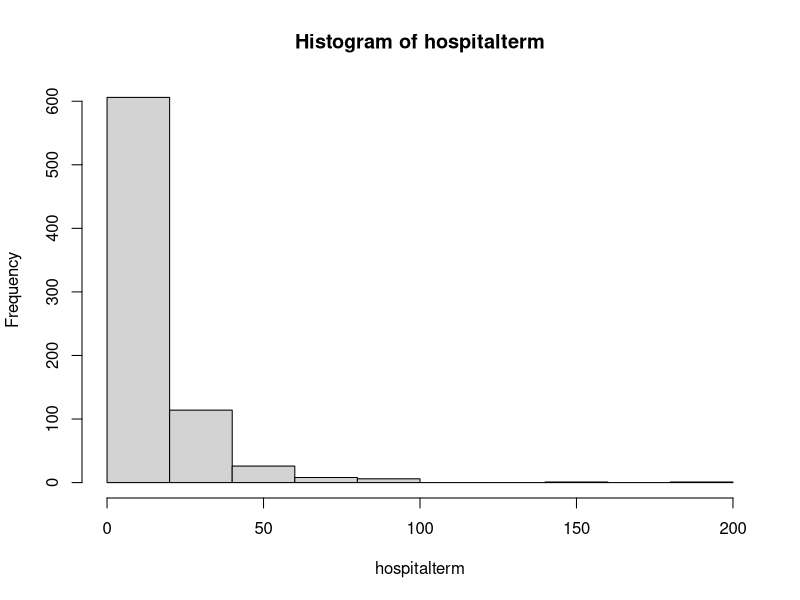
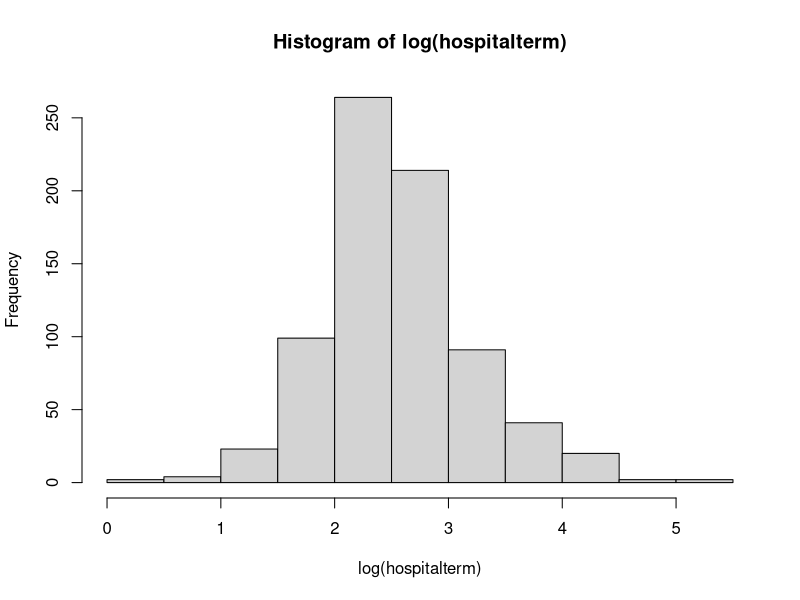
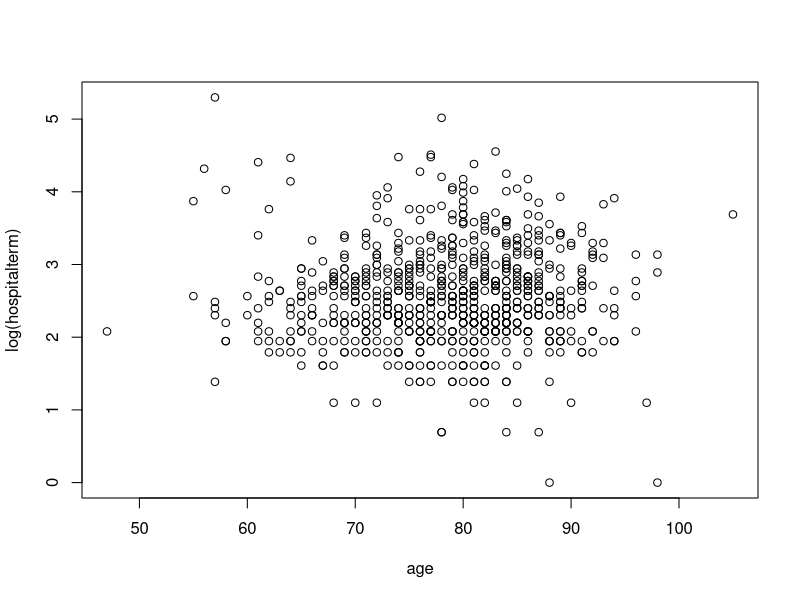

Generate these figures, in order, with R: (Note: this script raises an error after producing the figures.)
#######################
###Linear regression###
#######################
###Regression methods using R basic functions###
df <- read.csv("stats_data.csv", head = T) #just for simplicity. Don't do this actually. 
df <- na.omit(df)
attach(df)
install.packages("multcomp")
install.packages("lmtest")
install.packages("sandwich")
library(multcomp)
library(lmtest)
library(sandwich)
hist(hospitalterm)
hist(log(hospitalterm))
#####Simple linear regression######
plot(log(hospitalterm) ~ age)
lines(age, fit$fitted.values)
##Estimation
fit <- lm(log(hospitalterm) ~ age)
summary(fit)
summary(fit)$r.squared
##Prediction of the mean vs Prediction of a new observation
##The prediction interval depends on the normally assumption.
predict(fit, newdata = data.frame(age = 50), interval = "confidence")
predict(fit, newdata = data.frame(age = 50), interval = "prediction")
##Model checking
plot(fit$fitted, fit$residuals)
abline(0,0)
qqnorm(fit$residuals)
qqline(fit$residuals)
dfb <- dfbeta(fit)
index = order(abs(dfb[,2]), decreasing=T)
cbind(dfb[index[1:15],], hospitalterm[index[1:15]], age[index[1:15]])
fit_r <- coeftest(fit, vcov = sandwich)
fit_r
#####Multiple linear regression#####
##Estimation
par(mfrow = c(1,1))
plot(age[gender == 1], log(hospitalterm)[gender == 1],xlim=c(40,100), ylim =c(0,10),  
     pch = 1, col = 75, xlab = "Age", ylab = "Length of hospital stay")
points(age[gender == 2], log(hospitalterm)[gender == 2], pch = 1, col = 34)
fit2 <- lm(log(hospitalterm) ~ age + gender)
summary(fit2)
plot(fit2$fitted, fit2$residuals, xlab = "Fitted values", ylab = "Residuals")
abline(0,0)
qqnorm(fit2$residuals)
qqline(fit2$residuals)
dfb2 <- dfbeta(fit2)
index = order(abs(dfb2[,2]), decreasing = T)
cbind(dfb2[index[1:15],], age[index[1:15]], gender[index[1:15]])
index = order(abs(dfb2[,3]), decreasing = T)
cbind(dfb2[index[1:15],], age[index[1:15]], gender[index[1:15]])
anova(fit, fit2)
fit.r2 <- coeftest(fit2, vcov = sandwich)
fit.r2
##Prediction
predict(fit2, newdata = data.frame(age = 50, gender = 1), interval = "confidence")
predict(fit2, newdata = data.frame(age = 50, gender = 1), interval = "prediction")
##Interaction
fit3 <- lm(log(hospitalterm) ~ age * gender) #":", only interaction term
summary(fit3)
anova(fit2, fit3)
#####One-way ANOVA######
tapply(hospitalterm, factor(hospital), mean)
tapply(hospitalterm, factor(hospital), sd)
plot.design(hospitalterm ~ factor(hospital))
fit4 <- lm(hospitalterm ~ factor(hospital))
summary(fit4)
anova(fit4)
fit4_m <- lm(hospitalterm ~ -1 + factor(hospital)) 
summary(fit4_m)
anova(fit4_m)
